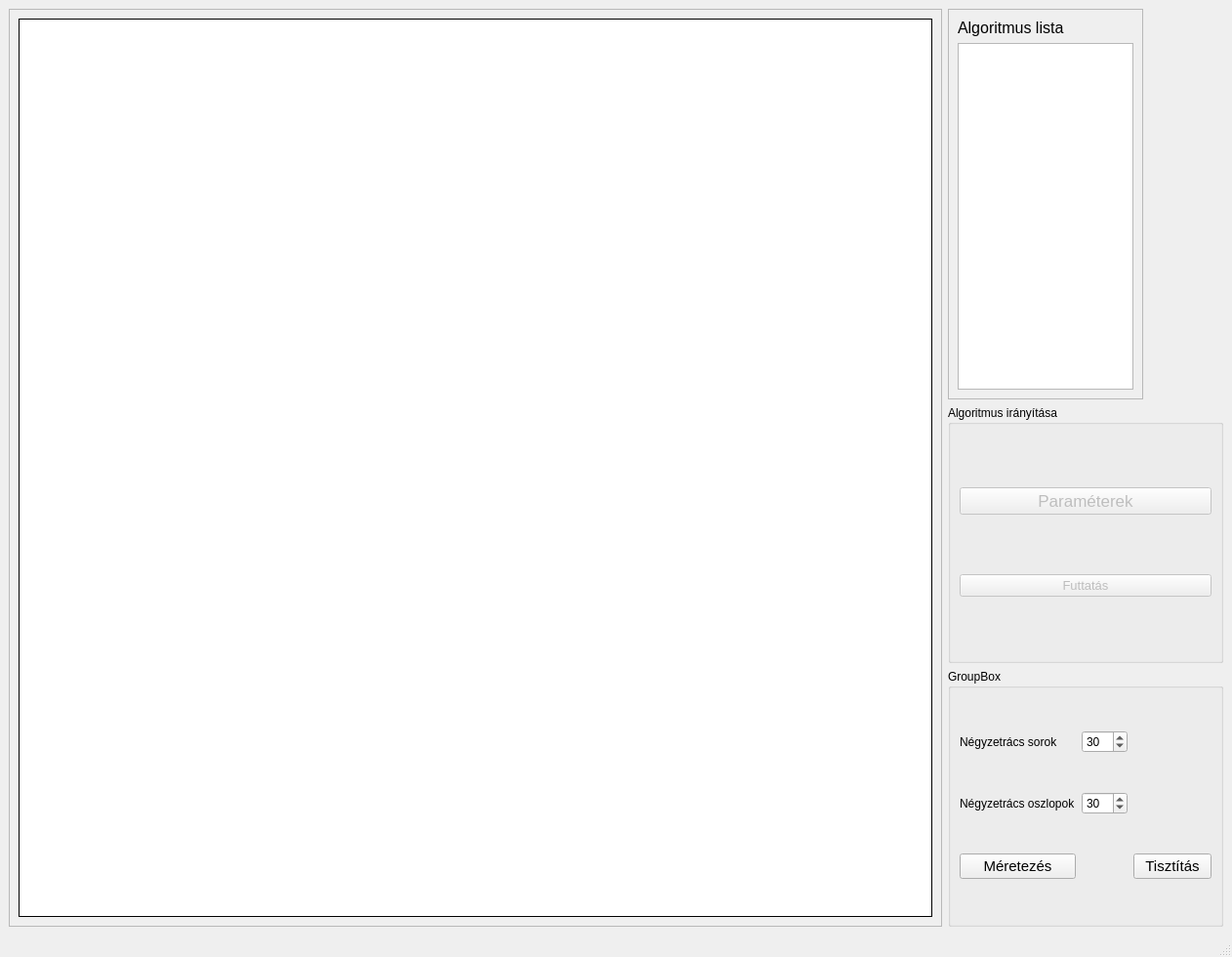
<?xml version="1.0" encoding="UTF-8"?>
<ui version="4.0">
 <class>MainWindow</class>
 <widget class="QMainWindow" name="MainWindow">
  <property name="geometry">
   <rect>
    <x>0</x>
    <y>0</y>
    <width>1262</width>
    <height>980</height>
   </rect>
  </property>
  <property name="maximumSize">
   <size>
    <width>16777215</width>
    <height>16777215</height>
   </size>
  </property>
  <property name="mouseTracking">
   <bool>false</bool>
  </property>
  <property name="windowTitle">
   <string>MainWindow</string>
  </property>
  <widget class="QWidget" name="centralwidget">
   <layout class="QGridLayout" name="gridLayout_5">
    <item row="2" column="1">
     <widget class="QGroupBox" name="groupBox_2">
      <property name="title">
       <string>GroupBox</string>
      </property>
      <layout class="QGridLayout" name="gridLayout_3">
       <item row="2" column="0">
        <widget class="QPushButton" name="pushButton">
         <property name="font">
          <font>
           <pointsize>11</pointsize>
          </font>
         </property>
         <property name="text">
          <string>Méretezés</string>
         </property>
        </widget>
       </item>
       <item row="1" column="0">
        <widget class="QLabel" name="label_2">
         <property name="text">
          <string>Négyzetrács oszlopok</string>
         </property>
        </widget>
       </item>
       <item row="0" column="0">
        <widget class="QLabel" name="label">
         <property name="text">
          <string>Négyzetrács sorok</string>
         </property>
        </widget>
       </item>
       <item row="2" column="2">
        <widget class="QPushButton" name="clearButton">
         <property name="font">
          <font>
           <pointsize>11</pointsize>
          </font>
         </property>
         <property name="text">
          <string>Tisztítás</string>
         </property>
        </widget>
       </item>
       <item row="0" column="1">
        <widget class="QSpinBox" name="numberOfRowsBox">
         <property name="minimum">
          <number>2</number>
         </property>
         <property name="maximum">
          <number>100</number>
         </property>
         <property name="value">
          <number>30</number>
         </property>
        </widget>
       </item>
       <item row="1" column="1">
        <widget class="QSpinBox" name="numberOfColumnsBox">
         <property name="minimum">
          <number>2</number>
         </property>
         <property name="maximum">
          <number>100</number>
         </property>
         <property name="value">
          <number>30</number>
         </property>
        </widget>
       </item>
      </layout>
     </widget>
    </item>
    <item row="1" column="1">
     <widget class="QGroupBox" name="groupBox">
      <property name="title">
       <string>Algoritmus irányítása</string>
      </property>
      <layout class="QGridLayout" name="gridLayout">
       <item row="1" column="0">
        <widget class="QPushButton" name="buttonRun">
         <property name="enabled">
          <bool>false</bool>
         </property>
         <property name="font">
          <font>
           <pointsize>10</pointsize>
          </font>
         </property>
         <property name="text">
          <string>Futtatás</string>
         </property>
        </widget>
       </item>
       <item row="0" column="0">
        <widget class="QPushButton" name="buttonParameters">
         <property name="enabled">
          <bool>false</bool>
         </property>
         <property name="font">
          <font>
           <pointsize>13</pointsize>
          </font>
         </property>
         <property name="text">
          <string>Paraméterek</string>
         </property>
        </widget>
       </item>
      </layout>
     </widget>
    </item>
    <item row="0" column="1">
     <widget class="QFrame" name="frame">
      <property name="maximumSize">
       <size>
        <width>200</width>
        <height>400</height>
       </size>
      </property>
      <property name="frameShape">
       <enum>QFrame::StyledPanel</enum>
      </property>
      <property name="frameShadow">
       <enum>QFrame::Raised</enum>
      </property>
      <layout class="QGridLayout" name="gridLayout_2">
       <item row="0" column="0">
        <widget class="QLabel" name="label_4">
         <property name="maximumSize">
          <size>
           <width>150</width>
           <height>30</height>
          </size>
         </property>
         <property name="font">
          <font>
           <pointsize>12</pointsize>
          </font>
         </property>
         <property name="text">
          <string>Algoritmus lista</string>
         </property>
        </widget>
       </item>
       <item row="1" column="0">
        <widget class="QListWidget" name="widgetListAlgorithms">
         <property name="maximumSize">
          <size>
           <width>300</width>
           <height>400</height>
          </size>
         </property>
         <property name="editTriggers">
          <set>QAbstractItemView::NoEditTriggers</set>
         </property>
         <property name="showDropIndicator" stdset="0">
          <bool>false</bool>
         </property>
        </widget>
       </item>
      </layout>
     </widget>
    </item>
    <item row="0" column="0" rowspan="3">
     <widget class="QScrollArea" name="scrollArea">
      <property name="maximumSize">
       <size>
        <width>16777215</width>
        <height>16777215</height>
       </size>
      </property>
      <property name="widgetResizable">
       <bool>true</bool>
      </property>
      <widget class="QWidget" name="scrollAreaWidgetContents">
       <property name="geometry">
        <rect>
         <x>0</x>
         <y>0</y>
         <width>979</width>
         <height>917</height>
        </rect>
       </property>
       <layout class="QGridLayout" name="gridLayout_4">
        <item row="0" column="0">
         <widget class="QTableView" name="myGridView">
          <property name="enabled">
           <bool>true</bool>
          </property>
          <property name="sizePolicy">
           <sizepolicy hsizetype="Fixed" vsizetype="Fixed">
            <horstretch>0</horstretch>
            <verstretch>0</verstretch>
           </sizepolicy>
          </property>
          <property name="maximumSize">
           <size>
            <width>3000</width>
            <height>5000</height>
           </size>
          </property>
          <property name="mouseTracking">
           <bool>true</bool>
          </property>
          <property name="acceptDrops">
           <bool>true</bool>
          </property>
          <property name="frameShape">
           <enum>QFrame::Box</enum>
          </property>
          <property name="frameShadow">
           <enum>QFrame::Plain</enum>
          </property>
          <property name="lineWidth">
           <number>1</number>
          </property>
          <property name="midLineWidth">
           <number>0</number>
          </property>
          <property name="verticalScrollBarPolicy">
           <enum>Qt::ScrollBarAlwaysOff</enum>
          </property>
          <property name="horizontalScrollBarPolicy">
           <enum>Qt::ScrollBarAlwaysOff</enum>
          </property>
          <property name="sizeAdjustPolicy">
           <enum>QAbstractScrollArea::AdjustToContents</enum>
          </property>
          <property name="autoScroll">
           <bool>false</bool>
          </property>
          <property name="editTriggers">
           <set>QAbstractItemView::NoEditTriggers</set>
          </property>
          <property name="dragEnabled">
           <bool>true</bool>
          </property>
          <property name="dragDropMode">
           <enum>QAbstractItemView::DragDrop</enum>
          </property>
          <property name="defaultDropAction">
           <enum>Qt::CopyAction</enum>
          </property>
          <property name="selectionMode">
           <enum>QAbstractItemView::NoSelection</enum>
          </property>
          <property name="verticalScrollMode">
           <enum>QAbstractItemView::ScrollPerPixel</enum>
          </property>
          <property name="horizontalScrollMode">
           <enum>QAbstractItemView::ScrollPerPixel</enum>
          </property>
          <property name="showGrid">
           <bool>true</bool>
          </property>
          <property name="wordWrap">
           <bool>false</bool>
          </property>
          <property name="cornerButtonEnabled">
           <bool>false</bool>
          </property>
          <attribute name="horizontalHeaderCascadingSectionResizes">
           <bool>false</bool>
          </attribute>
          <attribute name="horizontalHeaderMinimumSectionSize">
           <number>20</number>
          </attribute>
          <attribute name="horizontalHeaderDefaultSectionSize">
           <number>20</number>
          </attribute>
          <attribute name="verticalHeaderMinimumSectionSize">
           <number>20</number>
          </attribute>
          <attribute name="verticalHeaderDefaultSectionSize">
           <number>20</number>
          </attribute>
         </widget>
        </item>
       </layout>
      </widget>
     </widget>
    </item>
   </layout>
  </widget>
  <widget class="QMenuBar" name="menubar">
   <property name="geometry">
    <rect>
     <x>0</x>
     <y>0</y>
     <width>1262</width>
     <height>22</height>
    </rect>
   </property>
  </widget>
  <widget class="QStatusBar" name="statusbar"/>
 </widget>
 <resources/>
 <connections/>
</ui>
